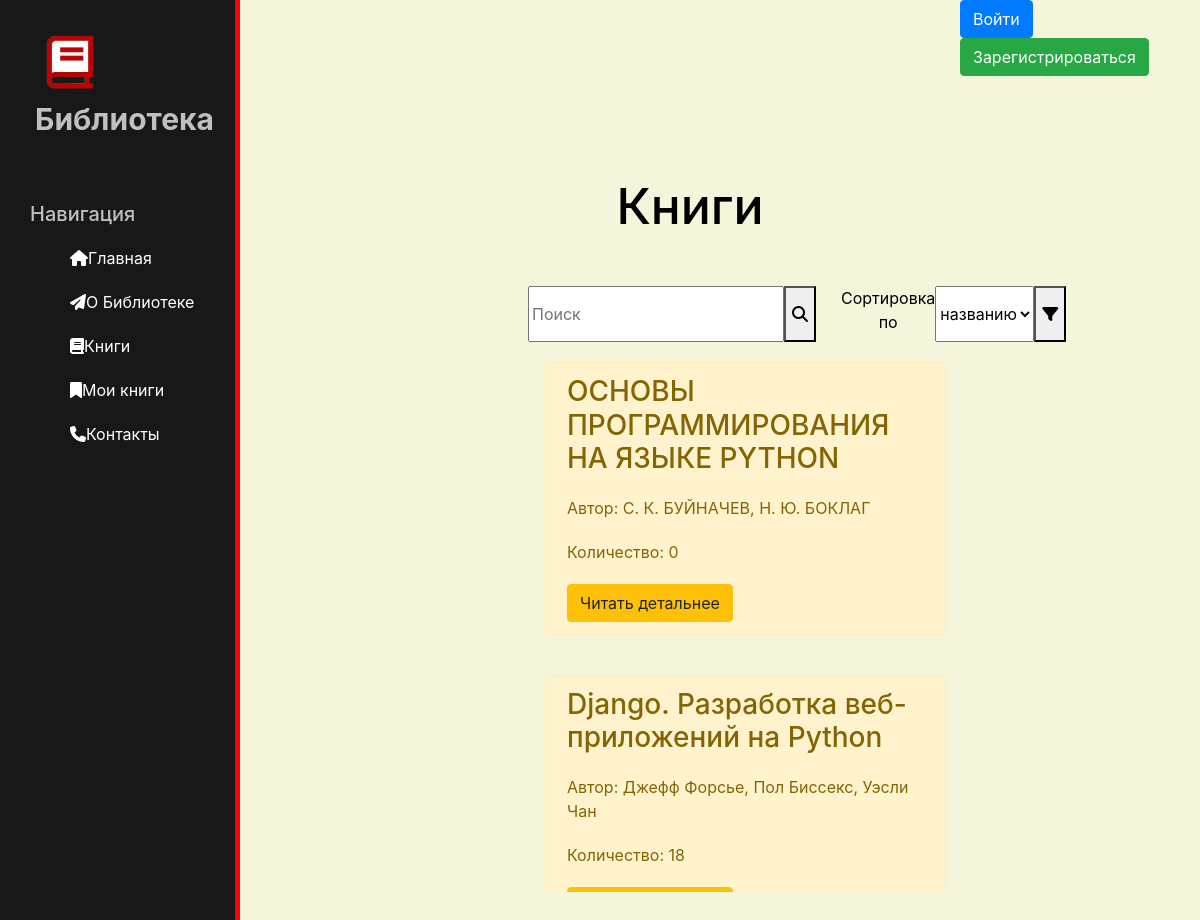
Page /news/ on the committed database.
### news/models.py (models this page shows, shortened)
class Articles(models.Model):
    title = models.CharField('Название', max_length=100)
    anons = models.CharField('Анонс', max_length=255)
    full_text = models.TextField('Статья')
    date = models.DateTimeField('Дата публикации')
    count = models.IntegerField('Количество')
    class Meta:
        verbose_name='Новость'
        verbose_name_plural = 'Новости'

### news/views.py (the view)
# urls.py: path('', views.news_home, name='news_home'),
def news_home(request):
    filter_query = request.GET
    try:
        sort_query = request.GET['sort']
    except:
        sort_query = "-date"
    if (sort_query == "названию"):
        sort_query = '-title'
    elif (sort_query == "жанру"):
        sort_query = '-anons'
    elif (sort_query == "дате"):
        sort_query = '-date'
    search_query = request.GET.get('search', '')
    news = Articles.objects.filter(title__icontains=search_query).order_by(sort_query)
    cartuser = CartUser.objects.filter(user=request.user.id)
    return render(request, 'news/news_home.html', {'news': news,'cartuser': cartuser})

### news/templates/news/news_home.html (shortened to what this page needs)
{% extends 'main/layout.html' %}
{% block content%}
    <div class="features">
        <h1>Книги</h1>
        <form action="{% url 'news_home' %}" style="display: flex">
            <input class="search" style="margin: 0" type="text" placeholder="Поиск" name="search"/>
            <button type="submit" style="margin-right: 5%"><i class="fa-solid fa-magnifying-glass"></i></button>
            <label>Сортировка по</label>
            <form>
            <select name="sort">
                <option>названию</option>
            </select>
                <button type="submit"><i class="fa-solid fa-filter"></i></button>
            </form>
        </form>
        <div style="overflow: auto;height: 550px">
        {% if news %}
            {%for el in news%}
                {% if el.title %}
                <div class="alert alert-warning">
                    <h3>{{ el.title }}</h3>
                    <p>Автор: {{ el.anons }}</p>
                    <p>Количество: {{ el.count}}</p>
                    <a href="{% url 'news-detail' el.id %}" class = "btn btn-warning">Читать детальнее</a>
                </div>
                {% endif %}
            {% endfor %}
        {% else %}
            <p> У ВАС НЕТ ЗАПИСЕЙ </p>
        {% endif %}
    </div>
{% endblock %}

### main/templates/main/layout.html (shortened to what this page needs)
{% load static %}
<!doctype html>
<html lang="en">
<head>
    <link rel="stylesheet" href="https://cdn.jsdelivr.net/npm/bootstrap@4.6.2/dist/css/bootstrap.min.css">
    <link rel="stylesheet" href="{% static 'main/css/main.css'%}">
    <link rel="stylesheet" href="https://cdnjs.cloudflare.com/ajax/libs/font-awesome/6.4.0/css/all.min.css">
</head>
<body>
    <aside>
        <a href="{% url 'home' %}"><img src="{% static 'main/img/logo4.png'%}" alt="Лого"></a>
        <span class="logo">Библиотека</span>
        <h3>Навигация</h3>
        <ul>
            <a href="{% url 'home' %}"><li><i class="fa-solid fa-house"></i>Главная</li></a>
            <a href="{% url 'about' %}"><li><i class="fa-solid fa-paper-plane"></i>О Библиотеке</li></a>
            <a href="{% url 'news_home' %}"><li><i class="fa-solid fa-book"></i>Книги</li></a>
            <a href="{% url 'my_books' %}"><li><i class="fa-solid fa-bookmark"></i>Мои книги</li></a>
            <a href="{% url 'contacts' %}"><li><i class="fa-solid fa-phone"></i>Контакты</li></a>
        </ul>
    </aside>
    <div class="account">
    {%  if request.user.is_authenticated %}
    <p>Пользователь: {{ request.user }} | Роль: {% if request.user.is_staff %} Библиотекарь {% else %}Читатель {% endif %}<a href="{% url 'logout' %}"><button type="button" class="btn btn-danger">Выйти</button></a></p>
    {% else %}
    <a href="{% url 'auth' %}"><button type="button" class="btn btn-primary">Войти</button></a> <a href="{% url 'register' %}"><button type="button" class="btn btn-success">Зарегистрироваться</button></a>
    {% endif %}
    </div>
    <main>
        {% block content %}
        {% endblock %}
    </main>
</body>
</html>

### main/static/main/css/main.css (style rules this page uses)
body { background: #F5F5DC; }
aside { float: left; background: #181818; width: 20%; padding: 2.5%; height:100vh; color: #c0c0c0; border-right: 5px solid #FF0000; }
aside img { width: 80px; float: left; }
aside .logo { font-size: 30px; margin-left: 5px; font-weight: bold; position: relative; }
aside h3 { margin-top: 60px; font-size: 20px; }
aside ul { list-style: none }
aside ul li { color:#fff; display: block; margin-top: 20px; transition: transform .6s ease; }
main .features { float:left; color:#000000; margin-top:100px; text-align: center; width: 75%; }
main .features h1 { font-size: 50px; }
main .features p { max-width: 400px; margin: 20px auto }
.alert-warning { float: left; clear: both; width: 400px; margin: 20px 34%; text-align: left; }
form { margin-left: 32%; width: 500px; margin-top: 50px; }
label { display: flex; flex-direction: column; }
input { align-items: center; margin-right: 10%; margin-left: 10%; }
.account { margin-left: 80%; }

### rows in the picture
Articles: title "ОСНОВЫ ПРОГРАММИРОВАНИЯ НА ЯЗЫКЕ PYTHON", anons "С. К. БУЙНАЧЕВ, Н. Ю. БОКЛАГ", count "0"
Articles: title "Django. Разработка веб-приложений на Python", anons "Джефф Форсье, Пол Биссекс, Уэсли Чан", count "18"
